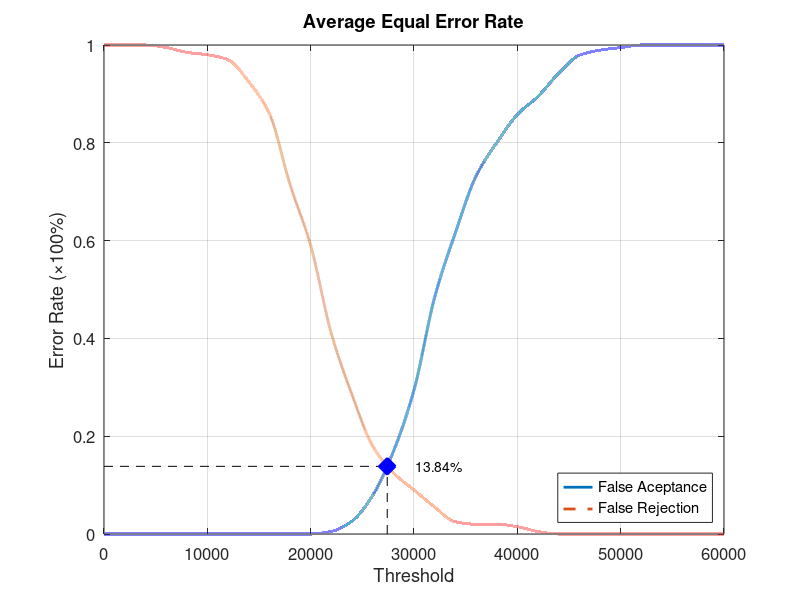
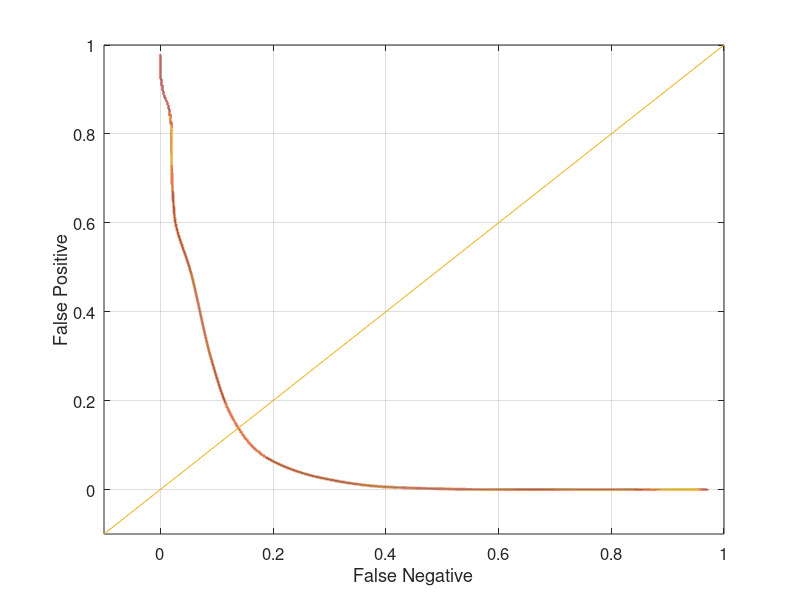

The MATLAB source for these figures, in order:
function yEER = Database2_1
close all;
clear;
clc;
x = 0:2000:60000;
xq = 0:0.5:60000;

y0 = [0 0 0 0 0 0 0 0 0 0 0 0.00526316 0.0263158 0.0789474 0.168421 0.294737 0.484211 0.615789 0.731579 0.8 0.857895 0.894737 0.942105 0.978947 0.989474 0.994737 1 1 1 1 1];
yy0 = interp1(x, y0, xq, 'pchip');
y1 = [1 1 1 0.995 0.985 0.98 0.97 0.925 0.86 0.715 0.59 0.41 0.285 0.18 0.125 0.09 0.055 0.025 0.02 0.02 0.015 0.005 0 0 0 0 0 0 0 0 0];
yy1 = interp1(x, y1, xq, 'pchip');

% Calculating EER: 
y2 = abs(y0 - y1);
find(y2 == min(y2))
yy2 = abs(yy0 - yy1);
xEER = find(yy2 == min(yy2));
xEERIndex = xq(xEER) % X-axis EER
yEER = yy0(xEER) % Y-axis EER

main = figure
plot(xq, yy0,'-','LineWidth', 2);	hold on
plot(xq, yy1,'--','LineWidth', 2);	hold on
plot([xEERIndex xEERIndex], [0 yEER], 'k--');	hold on
plot([0 xEERIndex], [yEER yEER], 'k--');	hold on
plot(xEERIndex, yEER, 'bx', 'LineWidth', 10);	hold on
text(xEERIndex + 10 * xEERIndex / 100, yEER, [num2str(round((10000 * yEER)) / 100) '%'])
legend('False Aceptance', 'False Rejection', 'Location', 'SouthEast')
xlabel('Threshold')
ylabel('Error Rate (\times100%)')
title('Average Equal Error Rate')
set(gca, 'FontSize', 12)
axis([0 60000 0 1])
grid on

print(main, 'Database2_1Main', '-dpng');
FNRxFPR = figure('Color', [1 1 1]);
plot(yy1, yy0, '-', yy1, yy0, 'LineWidth', 2);
hold on
y = -0.1:0.1:1
plot(y, y); 
set(gca, 'FontSize', 12)
xlabel('False Negative')
ylabel('False Positive')
axis([-0.1 1 -0.1 1])
set(gca, 'FontSize', 12)
grid on

print(FNRxFPR, 'Database2_1FNRxFPR','-dpng');
end
